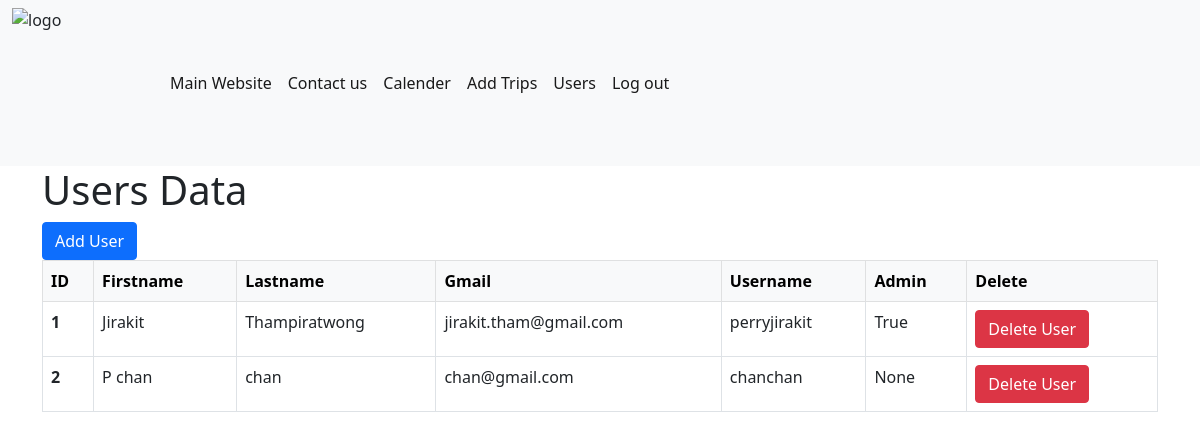
The app's page /usersdata (signed in), older data.
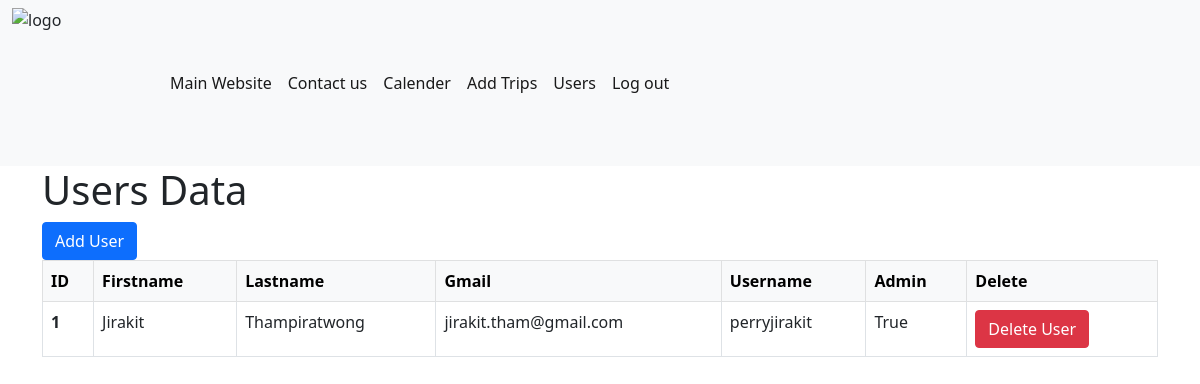
The same page, newer data.
### app.py (models this page shows, shortened)
class User(db.Model, UserMixin):
    __tablename__ = "Users"
    id = db.Column(db.Integer, primary_key=True)
    firstname = db.Column(db.Text)
    lastname = db.Column(db.Text)
    username = db.Column(db.Text, unique=True)
    password = db.Column(db.Text)
    is_admin = db.Column(db.Boolean)
    gmail = db.Column(db.Text)

### app.py (the view)
@app.route("/usersdata")
@login_required
def usersdata():
    if not current_user.is_admin:
        return redirect(url_for("index"))
    users = User.query.all()
    return render_template("usersdata.html", users=users)

### app.py (called while the page is built)
@login_manager.user_loader
def load_user(user_id):
    return User.query.get(int(user_id))

### templates/usersdata.html
{% extends "base.html" %}
{% block content%}
<div class="container">
    <h1>Users Data</h1>
    <a href="/usersdata/add"><button class="btn btn-primary">Add User</button></a>
    <table class="table table-bordered table-hover">
        <thead class="table-light">
            <tr>
                <th scope="col">ID</th>
                <th scope="col">Firstname</th>
                <th scope="col">Lastname</th>
                <th scope="col">Gmail</th>
                <th scope="col">Username</th>
                <th scope="col">Admin</th>
                <th scope="col">Delete</th>
            </tr>
        </thead>
        <tbody>
            {% for user in users %}
            <tr>
                <th scope="row">{{user.id}}</th>
                <td>{{user.firstname}}</td>
                <td>{{user.lastname}}</td>
                <td>{{user.gmail}}</td>
                <td>{{user.username}}</td>
                <td>{{user.is_admin}}</td>
                <td>
                    <a class="btn btn-danger" href="{{ url_for('deleteUser', id=user.id) }}">Delete User</a>
                </td>
            </tr>
            {% endfor %}
        </tbody>
    </table>
</div>
{% endblock %}

### templates/base.html (shortened to what this page needs)
<!DOCTYPE html>
<html lang="en">
<head>
    <link href="styles.css" rel="stylesheet" />
    <link href="https://cdn.jsdelivr.net/npm/bootstrap@5.0.1/dist/css/bootstrap.min.css" rel="stylesheet"
>
</head>
<body>
    <nav class="navbar navbar-expand-lg navbar-light bg-light">
        <div class="container-fluid">
            <img src="https://image.makewebeasy.net/makeweb/0/5o42B1bnN/icon/logowebbb.png?v=202012190947" alt="logo"
                title="logo" class="d-inline-block img-logo" width="150" height="150">
            <div class="collapse navbar-collapse" id="navbarSupportedContent">
                <ul class="navbar-nav me-auto mb-2 mb-lg-0">
                    <li class="nav-item">
                        <a class="nav-link active" href="https://www.kingsbrite.co.th/">Main Website</a>
                    </li>
                    <li class="nav-item">
                        <a class="nav-link active" href="https://www.kingsbrite.co.th/en/contactus">Contact us</a>
                    </li>
                    {% if current_user.is_authenticated %}
                    <li class="nav-item">
                        <a class="nav-link active" aria-current="page" href="{{url_for('calendar')}}">Calender</a>
                    </li>
                    {% endif %}
                    {% if current_user.is_authenticated %}
                    <li class="nav-item">
                        <a class="nav-link active" href="{{url_for('addtrips')}}">Add Trips</a>
                    </li>
                    {% endif %}
                    {% if current_user.is_authenticated and current_user.is_admin %}
                    <li class="nav-item">
                        <a class="nav-link active" href="{{url_for('usersdata')}}">Users</a>
                    </li>
                    {% endif %}
                    {% if current_user.is_authenticated %}
                    <li class="nav-item">
                        <a class="nav-link active" href="{{url_for('logout')}}">Log out</a>
                    </li>
                    {% endif %}
                </ul>
            </div>
        </div>
    </nav>
    {% block content%}
    {% endblock %}
</body>
</html>

### styles.css (style rules this page uses)
body { margin: 0; font-family: Arial, Helvetica, sans-serif; }

Row changes from the older to the newer data that the page shows:
removed User: id "2", firstname "P chan", lastname "chan", gmail "chan@gmail.com", username "chanchan", is_admin "None"
